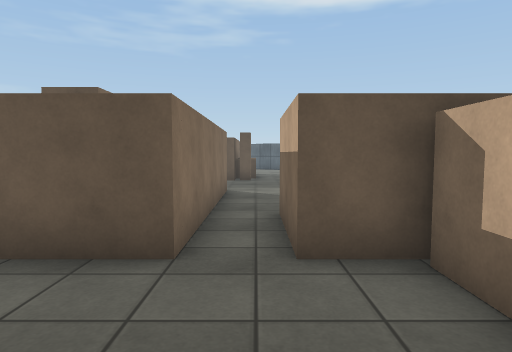
View 1 (above)

21 first-person views from a walk through a scene from a Unity 3-D project. The camera is 1.3 m above the floor, tilts 4° down and sees 75° across. Doors are open. The floor is counted in squares, 1 m on a side. Each view is taken from the middle of a square. On the plan, view 1 faces up. The plan holds only what a view shows up to about 14 squares ahead; the rest is blank. Surface patterns are stand-ins for the level's own textures.

View 2
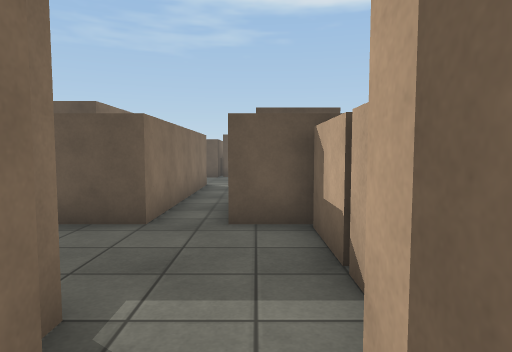

View 3
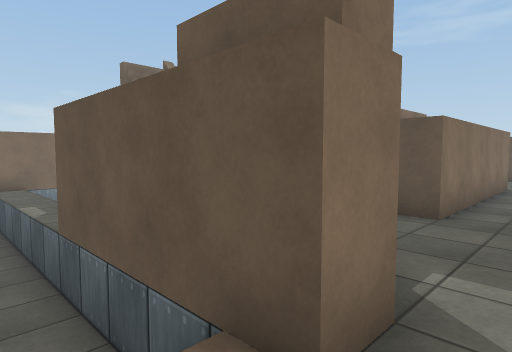

View 4
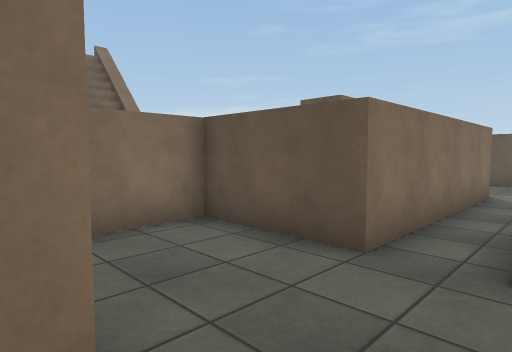

View 5
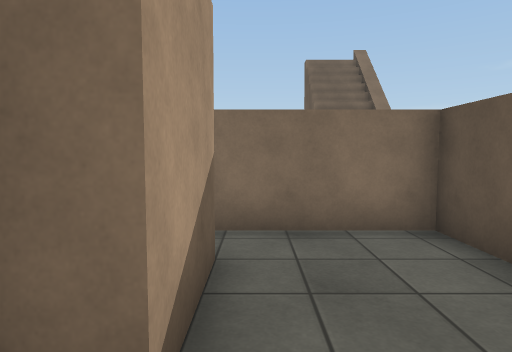

View 6
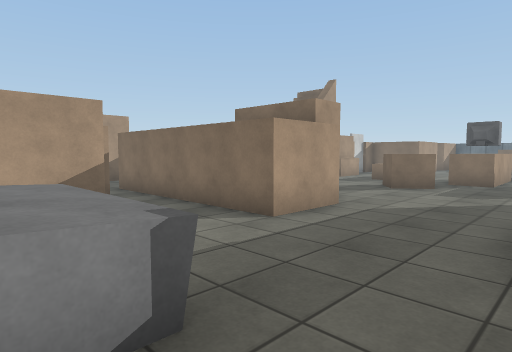

View 7
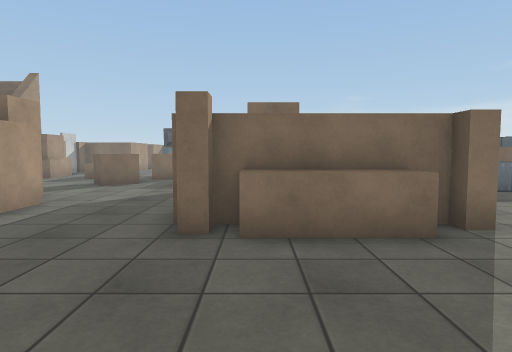

View 8
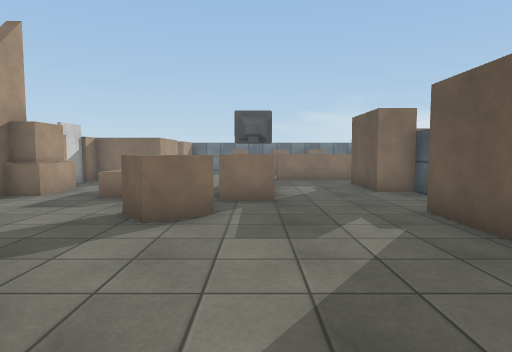

View 9
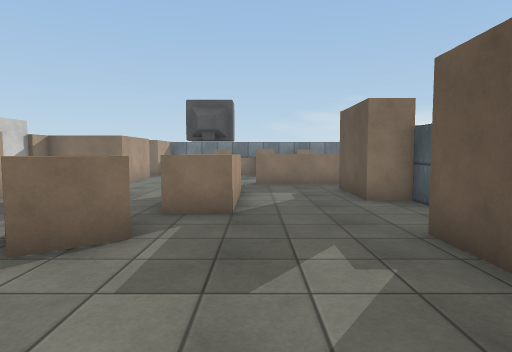

View 10
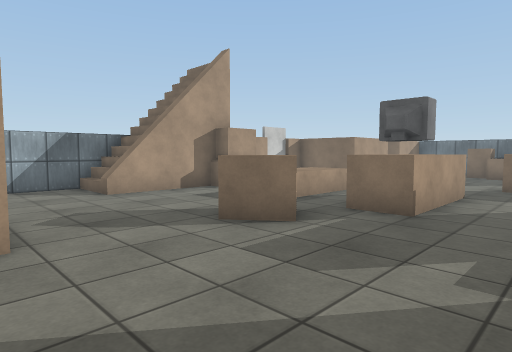

View 11
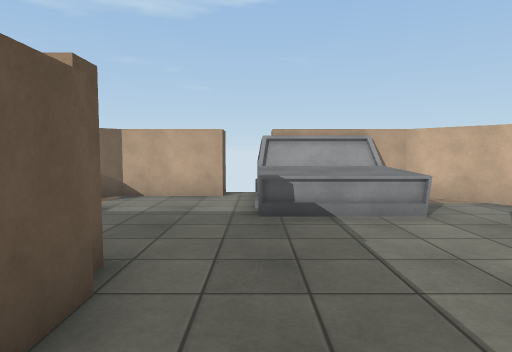

View 12
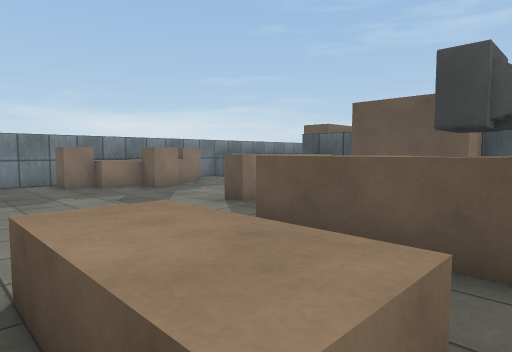

View 13
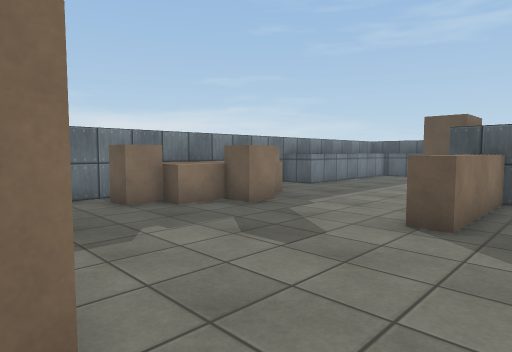

View 14
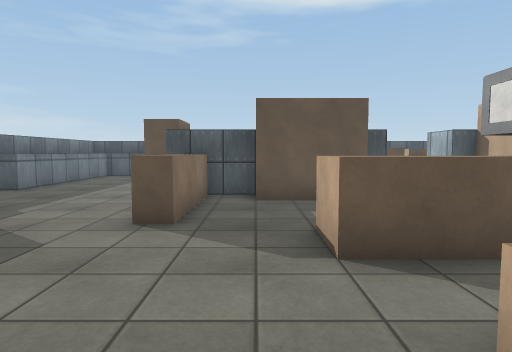

View 15
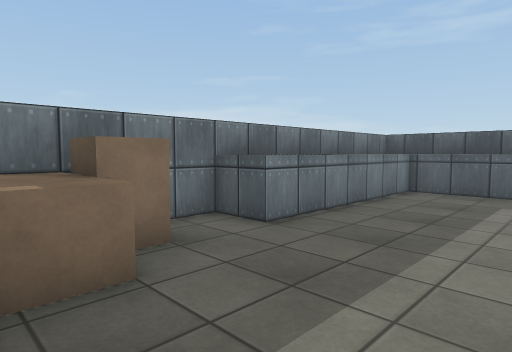

View 16
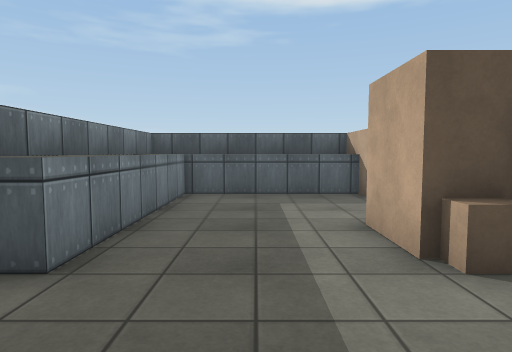

View 17
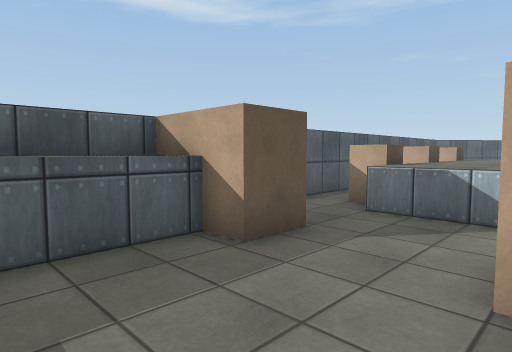

View 18
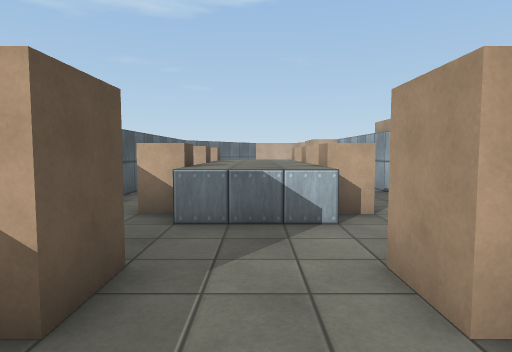

View 19
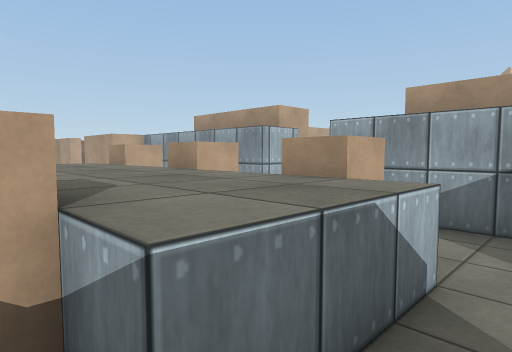

View 20
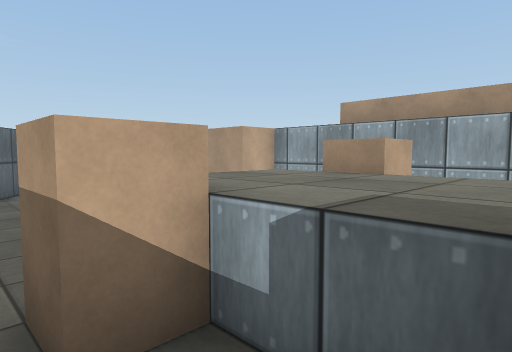

View 21
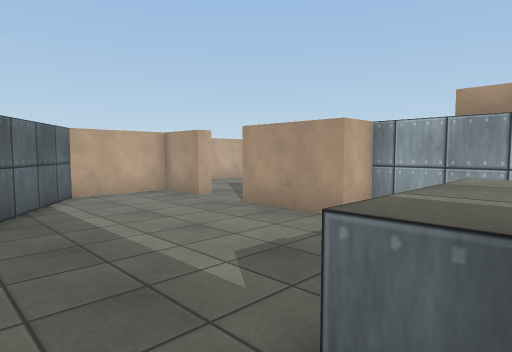

### Floor plan
Key: @ floor where view 1 was taken; # wall or solid block; x gap in a wall; . main floor; - floor 1 m lower than the main floor; / step, stairs or slope; D open door; = window, fence, low wall or low ledge; ^ raised ledge; v drop or lower ground; O other object.
Columns run from 26 left of view 1 to 7 right of it. Each row starts with its distance up from view 1.
 28 ########    ######
 27 # ^^^^^^  ..... .  .. ..
 26 #^^....=##..^^.^^ ^^.......##
 25 #^^........^^^^^^^^^^.......##
 24 #^^........^^^^^^^^^^........##
 23 # ^........^^^^^^^^^^.........#
 22 #^^...####..^^.^^ ^^  ........#
 21 #^^...##   ....        ###..###
 20 #^^...##   ####.##########=..
 19 #......#     ## ##       #^...
 18 #.......^##  ##.##       #^.....#
 17 #^^.....^.####...###     #^.....#
 16 #^^^....^.............. ###.....#
 15 #^ ^....^.......................##
 14 #^^^^...^....................^^^^^
 13 # ^^.......^^^O^.............^^^#
 12 #^^........^^^#^.^...........^^^#
 11 #................^^...####...^^^#
 10 #...........^^^..=...##  #......#
  9     ........^^^......    #......#
  8         # ...........    #.###.##
  7            ...........   #.# ###
  6           ..###.......   #.#
  5           ###^/////..   ##.#
  4              v/////..^###DD##
  3              v    /.  ......^
  2                       ......^
  1                      #......#
  0                      #.###@.#
 -1              x^^^^^^^#####DD#
 -2                 --------   .
 -3                            .

Positions as (right, up) in squares from view 1, and headings:
1: (0, 0), facing up
2: (1, -2), facing up
3: (1, -3), facing up-left
4: (1, 0), facing up-left
5: (1, 1), facing left
6: (4, 16), facing down-left
7: (5, 17), facing left
8: (-2, 13), facing left
9: (-4, 14), facing left
10: (-4, 16), facing down-left
11: (-4, 14), facing right
12: (-11, 8), facing up-left
13: (-16, 8), facing up-left
14: (-16, 8), facing up
15: (-20, 15), facing up-left
16: (-22, 16), facing up
17: (-22, 22), facing up-right
18: (-21, 24), facing right
19: (-16, 26), facing down-right
20: (-10, 27), facing down-right
21: (-7, 27), facing down-right
